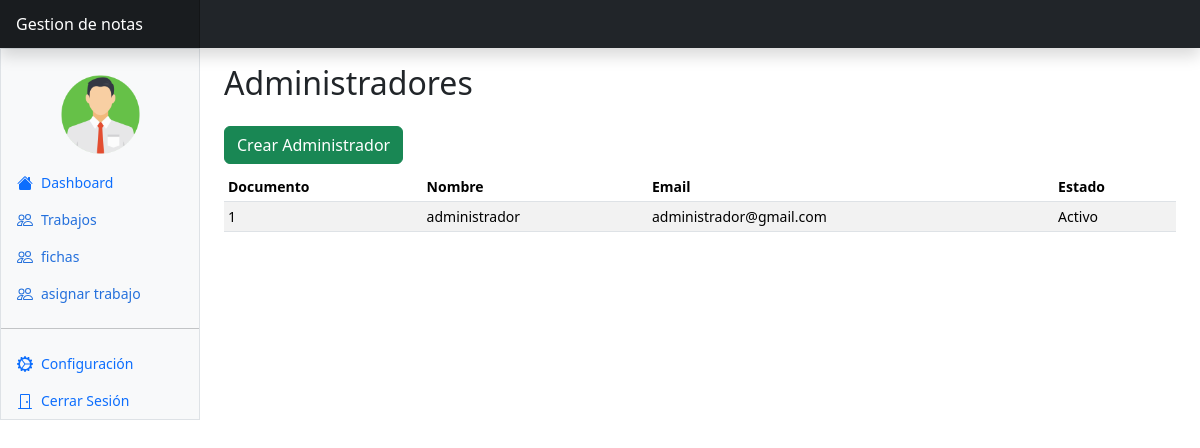
Page /VIEW/administradores.php (signed in) on the committed database.
### tables this page shows
CREATE TABLE `administradores` (
  `id` int(11) NOT NULL,
  `nombre` varchar(100) NOT NULL,
  `email` varchar(100) NOT NULL,
  `password` varchar(200) NOT NULL,
  `estado` varchar(45) NOT NULL
);

### MODEL/model.php (called while the page is built, shortened)
<?php
class MySQL {
    private $ipServidor = "localhost";
    private $usuarioBase = "root";
    private $contrasena = "";
    private $nombreBaseDatos = "gestion_calificacion";
    private $conexion;
    public function conectar() {
        $this->conexion = mysqli_connect($this->ipServidor, $this->usuarioBase, $this->contrasena, $this->nombreBaseDatos);
        mysqli_set_charset($this->conexion, "utf8");
    }
    public function efectuarConsulta($consulta) {
        mysqli_query($this->conexion, "SET NAMES 'utf8'");
        mysqli_query($this->conexion, "SET CHARACTER SET 'utf8'");
        $resultado = mysqli_query($this->conexion, $consulta);
        return $resultado;
    }
}
?>

### VIEW/administradores.php (the view, shortened to what this page needs)
<?php
require_once '../MODEL/model.php';
$mysql = new MySQL();
$mysql->conectar();
$aprendices = $mysql->efectuarConsulta("SELECT * FROM administradores");
require_once './layout/header.php';
require_once './layout/nav_bar.php';
?>
<main class="col-md-9 ms-sm-auto col-lg-10 px-md-4">
    <div
        class="d-flex justify-content-between flex-wrap flex-md-nowrap align-items-center pt-3 pb-2 mb-1">
        <h1 class="h2">Administradores</h1>
    </div>
    <div class="my-2">
        <button class="btn btn-success">
            <a class="nav-link" href="./crear_administradores.php"> Crear Administrador</a>
        </button>
    </div>
    <div class="table-responsive small">
        <table class="table table-striped table-sm">
            <thead>
                <tr>
                    <th scope="col">Documento</th>
                    <th scope="col">Nombre</th>
                    <th scope="col">Email</th>
                    <th scope="col">Estado</th>
                </tr>
            </thead>
            <tbody>
                <?php while ($fila = $aprendices->fetch_assoc()) { ?>
                    <tr>
                        <td> <?php echo $fila['id'] ?> </td>
                        <td> <?php echo $fila['nombre'] ?> </td>
                        <td> <?php echo $fila['email'] ?> </td>
                        <td> <?php echo $fila['estado'] ?> </td>
                    </tr>
                <?php } ?>
            </tbody>
        </table>
    </div>
</main>
<?php
require_once './layout/footer.php';
?>

### rows in the picture
administradores: id "1", nombre "administrador", email "administrador@gmail.com", estado "Activo"
